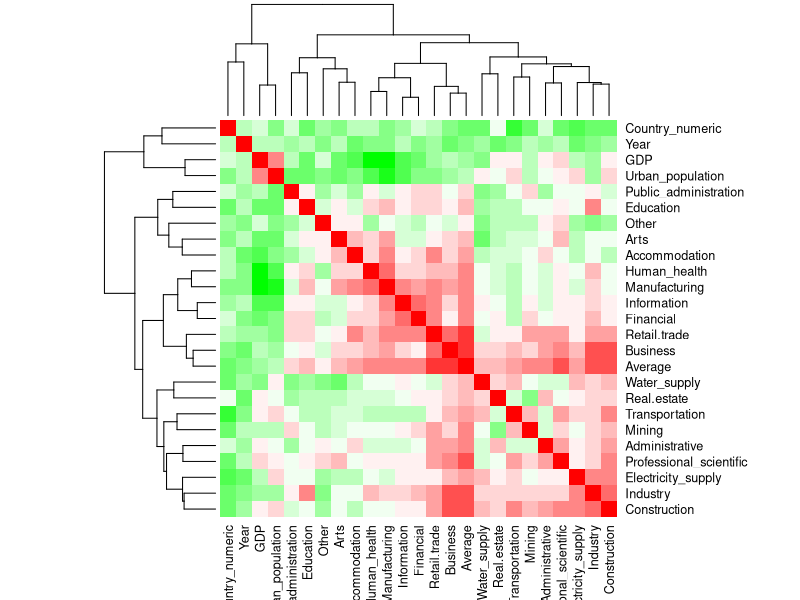
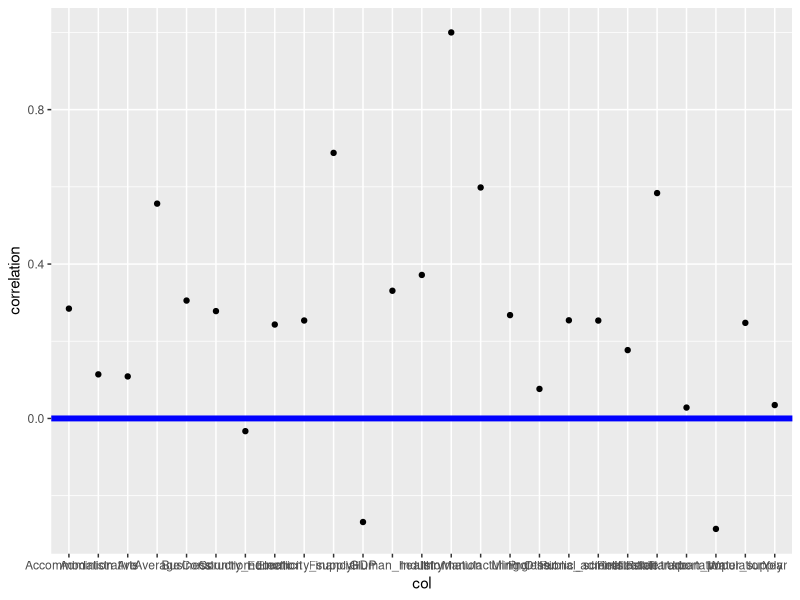
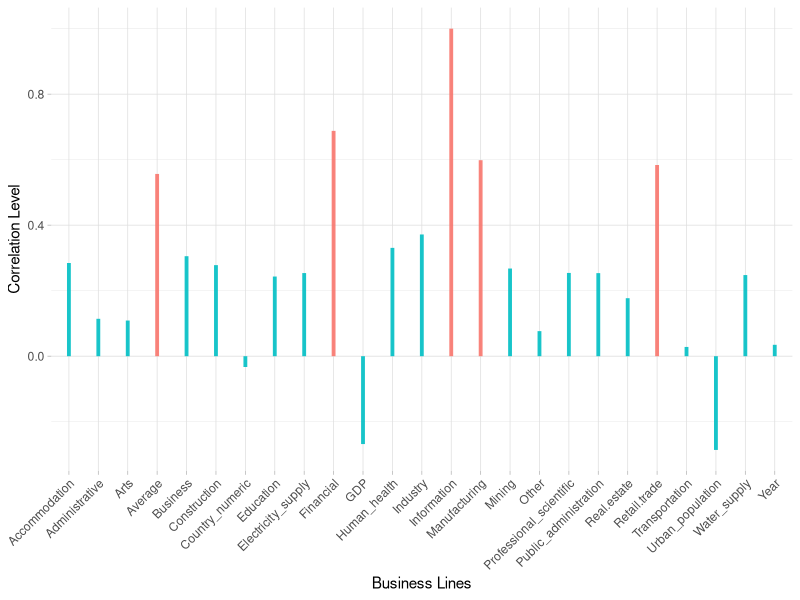

These charts were generated, in order, by the following R code:
library(tidyverse)
library(ggplot2)
library(dplyr)


#Let' have a look at the correlations
pay_gap_Europe <- read.csv("pay_gap_Europe.csv")

#create a new column with the country
pay_gap_Europe$Country_factor <- as.factor(pay_gap_Europe$Country)
#give to each country a qualitative value
pay_gap_Europe$Country_numeric <- as.numeric(pay_gap_Europe$Country_factor) - 1
glimpse(pay_gap_Europe)

#remove from the past dataset the qualitative values
pay_gap<-subset(pay_gap_Europe,select=-c(Country, Country_factor) )
glimpse(pay_gap)

# cor(na.omit(pay_gap))

#see the correlation of pay_gap
pay_gap.corr<-cor(na.omit(pay_gap))
pay_gap.corr

#Make a graph for the correlation
palette=colorRampPalette(c("green", "white", "red")) (20)
heatmap(x=pay_gap.corr,col = palette, symm = TRUE)

##EZ ERABILI HAU
# Subset the correlation matrix to include only 'Year', 'GDP' and 'Urban_population" 'Country' and "GDP in Information, 'Business'"
#informationSector <- select(pay_gap, Year, GDP, Urban_population, Information, Country_numeric)
#informationSector
#see the correlation of pay_gap
#matrixInf<-cor(na.omit(informationSector))
#matrixInf


#we concentrate on the "Information"  as output for the regression
correlation<-pay_gap.corr[,'Information']
col<-colnames(pay_gap.corr)
inf.corr<-tibble(col, correlation)

ggplot(data=inf.corr) + geom_point(aes(x=col, y=correlation)) + geom_hline(yintercept=0, color="blue", size=2)

##LOLLIPOP VERSION

# Add a column with your condition for the color
data <- inf.corr %>% 
  mutate(mycolor = ifelse(correlation>0.5, "type1", "type2"))

# plot
ggplot(data, aes(x=col, y=correlation),las=2) +
  geom_segment( aes(x=col, xend=col, y=0, yend=correlation, color=mycolor), size=1.3, alpha=0.9) +
  theme_light() +
  theme(
    legend.position = "none",
    panel.border = element_blank(),
    axis.text.x = element_text(angle = 45, vjust = 1, hjust=1)
  ) +
  xlab("Business Lines") +
  ylab("Correlation Level") 





#
# #strating with the Manufacturing correlated variable as predictor
# lm1 <- lm(Information~Financial,data=pay_gap)
#
# lm1
# summary(lm1)
#
# par(mar=c(1, 1, 1, 1)); par(mfrow=c(2,2)); plot(lm1); par(mfrow=c(1,1));
#
# ggplot() + geom_point(data=pay_gap, aes(x=Manufacturing, y=Information)) +#coord_cartesian(ylim=c(0,35))+
#   geom_abline(intercept=coef(lm1)[1], slope=coef(lm1)[2], size=2, color="red", alpha=0.5)
# ##

# #Let's do some predictions
# idx <- c(0.125, 2.2, 5, 10, 15, 22.75, 30, 37.5, 39.95)
# pred1 <- predict(lm1,data.frame(Financial=idx), interval="prediction")
# pred2 <- predict(lm1,data.frame(Financial=idx), interval="confidence")
#
# pred.frame <-  tibble(idx,pred1[,"fit"],pred1[,"lwr"],pred1[,"upr"],pred2[,"lwr"],pred2[,"upr"])
# colnames(pred.frame) <- c("x","y","y_min","y_max","conf_min","conf_max")
#
# ggplot(data=pay_gap) +  geom_point(data=pay_gap, aes(x=Financial, y=Information)) +
#   geom_abline(intercept=coef(lm1)[1], slope=coef(lm1)[2], size=2, color="grey", alpha=0.5) +
#   geom_smooth(data=pay_gap, aes(x=Financial, y=Information)) +
#   geom_point(data=pred.frame, aes(x=x, y=y),color="red", size=2) +
#   geom_point(data=pred.frame, aes(x=x, y=y_min),color="red", size=4, alpha=0.5, shape =3) +
#   geom_point(data=pred.frame, aes(x=x, y=y_max),color="red", size=4, alpha=0.5, shape =3) +
#   geom_point(data=pred.frame, aes(x=x, y=conf_min),color="red", size=4, alpha=0.5, shape =95) +
#   geom_point(data=pred.frame, aes(x=x, y=conf_max),color="red", size=4, alpha=0.5, shape =95)

#let's have a look at the variable correlation with GDP, in graphical format
#ggplot(data=inf.corr) + geom_point(aes(x=col, y=correlation)) + geom_hline(yintercept=0, color="blue", size=2)

# #second model, including also "Manufacturing"
# lm2 <- lm(Information~Financial+Manufacturing,data=pay_gap)
#
# summary(lm2)
#
# #extending further, including also "Retail.trade"
# lm3 <- lm(Information~Financial+Manufacturing+Retail.trade,data=pay_gap)
#
# summary(lm3)
#
# # what about using ALL the avaialble variables as predictor set (BAD IDEA, in general)
# lm.tot <- lm(Information~.,data=pay_gap)
#
# summary(lm.tot)

#let's prune off the one not significant in the model
#  --> WE EXPECT this to be the BEST model possible, from the predictive point of view...
# lm.red <- lm(Information~.-GDP-Industry-Accommodation-Human_health-Other-Country_numeric,data=pay_gap)
#
# summary(lm.red)
#
# #we have still non significant variables, so we are going to take off
# lm.red2 <- lm(Information~.-GDP-Industry-Accommodation-Human_health-Other-
#                 Country_numeric-Business-Mining-Retail.trade-Real.estate-Public_administration,data=pay_gap)
#
# summary(lm.red2)

#let's see what happens when we remove other predictors, starting from the less significant ones
lm.red3 <- lm(Information~.-GDP-Industry-Accommodation-Human_health-Other-
                Country_numeric-Business-Mining-Retail.trade-Real.estate-
                Public_administration-Electricity_supply-Water_supply-Education,data=pay_gap)


summary(lm.red3)

#let's compare the models obtained, in a structured way
# anova(lm1, lm2, lm3) #lm2 is a good model
# anova(lm.red2, lm.red3,lm.red, lm.tot) #lm.red3, and lm.red are good models
#best one lm.red3




